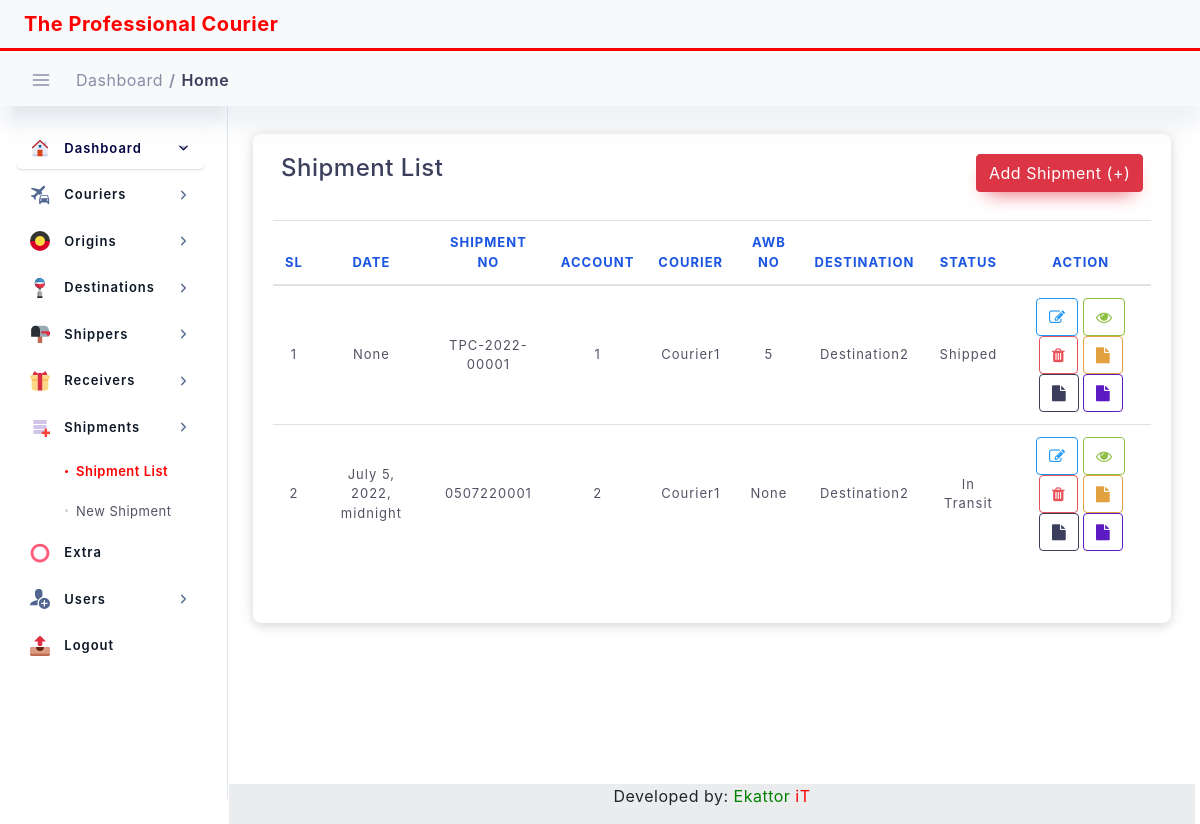
Before: /transaction/all-shipment with the older database file.
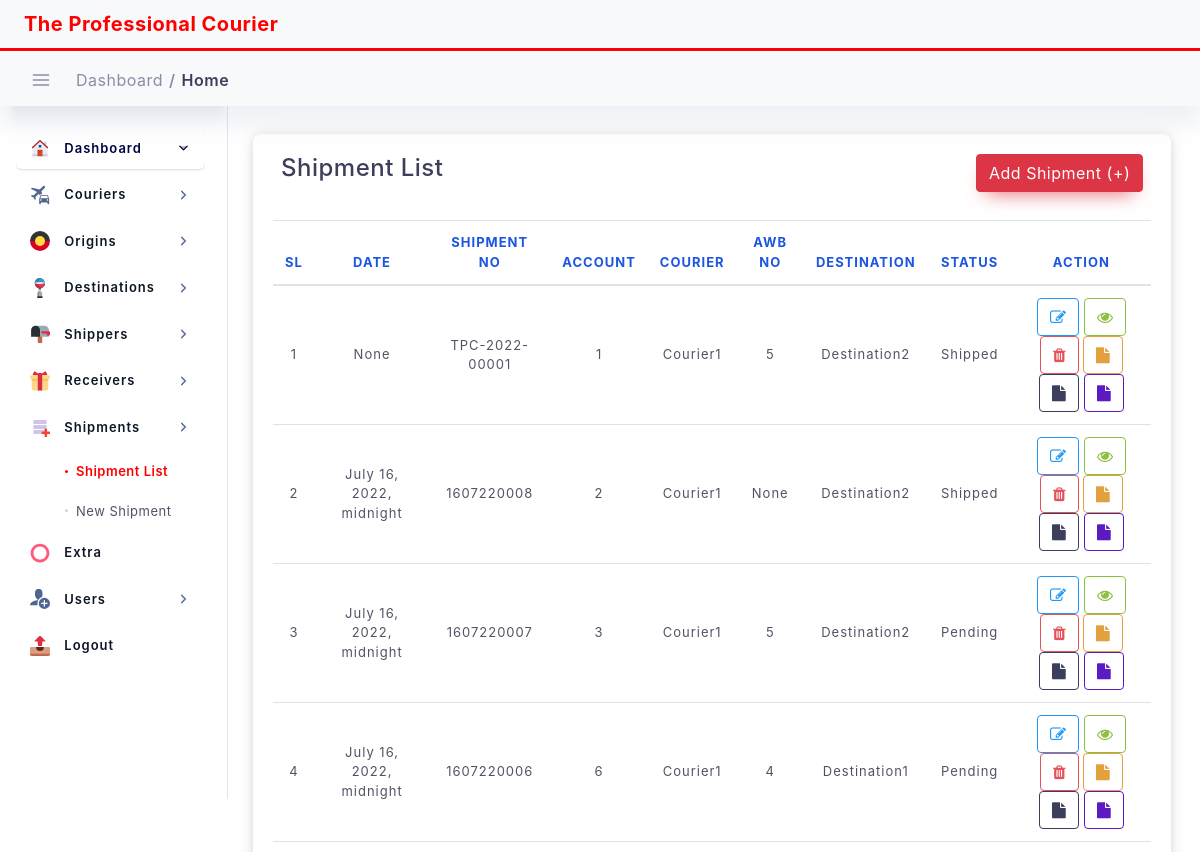
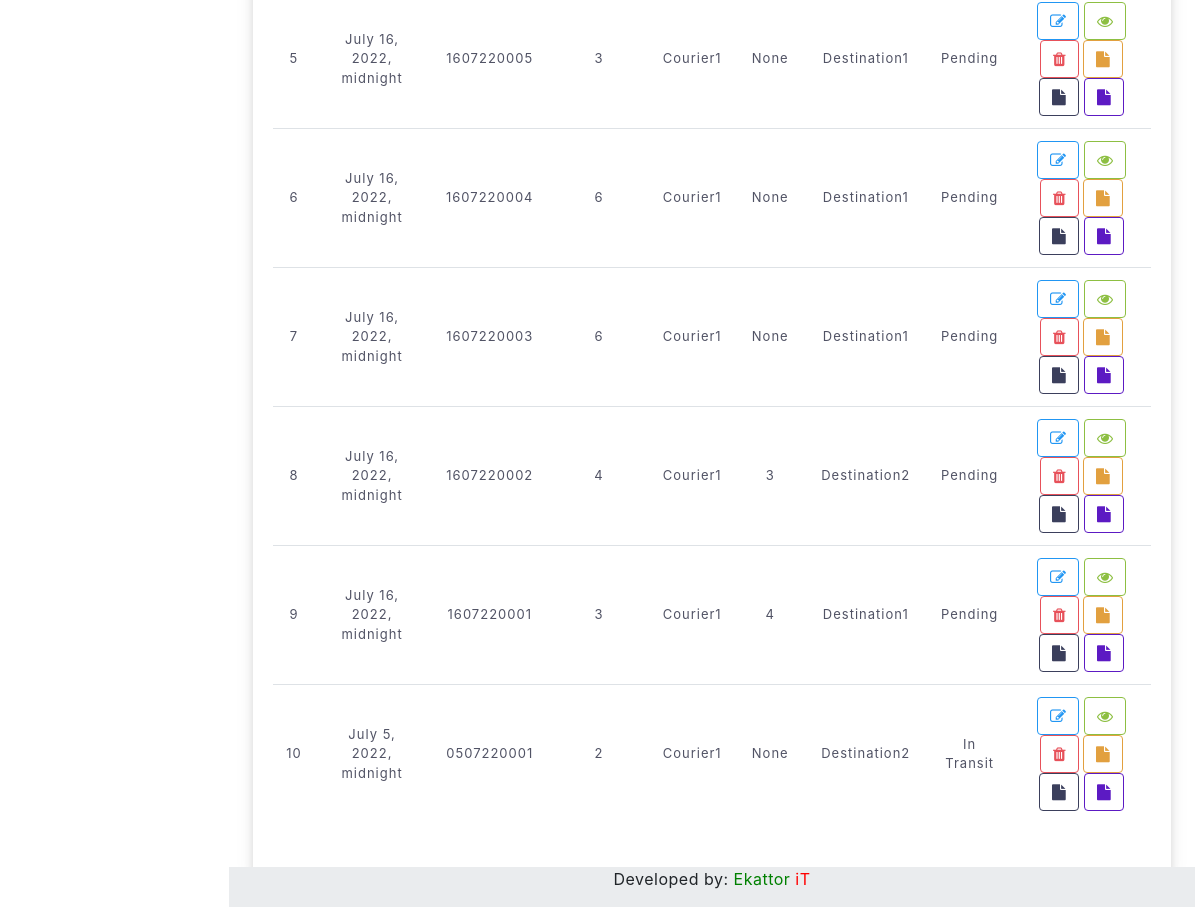
After: the same page with the newer database file (2 pictures, top to bottom).
### transaction/models.py (models this page shows, shortened)
class Transaction(models.Model):
    created_at = models.DateTimeField(blank=True, null=True, auto_now_add=True)
    updated_at = models.DateTimeField(blank=True, null=True, auto_now=True)
    shipment_date = models.DateTimeField(blank=True, null=True, )
    shipment_no = models.CharField(max_length=100, primary_key=True, default=shipment_no_generate)
    shipper_account = models.CharField(max_length=100)
    shipper = models.ForeignKey(Sender, on_delete=models.DO_NOTHING, )
    shipper_address = models.CharField(max_length=200,)
    shipper_city = models.CharField(max_length=200,)
    shipper_state = models.CharField(max_length=200, blank=True, null=True)
    shipper_zip = models.CharField(max_length=200,)
    shipper_name = models.CharField(max_length=200, blank=True, null=True)
    shipper_mobile = models.CharField(max_length=20, blank=True, null=True)
    shipper_telephone = models.CharField(max_length=20, blank=True, null=True)
    origin_country = models.ForeignKey(Origin, on_delete=models.DO_NOTHING, )
    receiver = models.ForeignKey(Receiver, on_delete=models.DO_NOTHING, )
    receiver_address = models.CharField(max_length=200,)
    receiver_city = models.CharField(max_length=200,)
    receiver_state = models.CharField(max_length=200, blank=True, null=True)
    receiver_zip = models.CharField(max_length=200,)
    receiver_name = models.CharField(max_length=200, blank=True, null=True)
    receiver_mobile = models.CharField(max_length=20, blank=True, null=True)
    receiver_telephone = models.CharField(max_length=20, blank=True, null=True)
    destination_country = models.ForeignKey(Destination, on_delete=models.DO_NOTHING, )
    ref_no = models.CharField(max_length=200, blank=True, null=True)
    courier = models.ForeignKey(Courier, on_delete=models.DO_NOTHING, )
    awb_no = models.CharField(max_length=200, blank=True, null=True)
    piece = models.IntegerField(blank=True, null=True, default=1)
    weight = models.DecimalField(max_digits=20, decimal_places=2, blank=True, null=True)
    CONTENT_CHOICES = (
        ('Sample', 'Sample'),
        ('Document', 'Document'),
        ('Envelope', 'Envelope'),
    )
    content = models.CharField(max_length=20, choices=CONTENT_CHOICES, default='Sample')
    remark = models.CharField(max_length=200, blank=True, null=True)
    height = models.DecimalField(max_digits=20, decimal_places=2, blank=True, null=True)
    width = models.DecimalField(max_digits=20, decimal_places=2, blank=True, null=True)
    length = models.DecimalField(max_digits=20, decimal_places=2, blank=True, null=True)
    pickup_by = models.CharField(max_length=200, blank=True, null=True)
    pickup_date = models.DateField(blank=True, null=True)
    CURRENCY_CHOICES = (
        ('BDT', 'BDT'),
        ('USD', 'USD'),
        ('EURO', 'EURO'),
    )
    currency = models.CharField(max_length=20, choices=CURRENCY_CHOICES, default='BDT')
    prepaid_amount = models.DecimalField(max_digits=20, decimal_places=2, blank=True, null=True)
    collect_amount = models.DecimalField(max_digits=20, decimal_places=2, blank=True, null=True)
    third_party_amount = models.DecimalField(max_digits=20, decimal_places=2, blank=True, null=True)
    cheque_no = models.CharField(max_length=200, blank=True, null=True)
    account_no = models.CharField(max_length=200, blank=True, null=True)
    barcode = models.ImageField(upload_to='barcode', blank=True, null=True)
    STATUS_CHOICES = (
        ('Pending', 'Pending'),
        ('In Transit', 'In Transit'),
        ('Shipped', 'Shipped'),
        ('Out For Delivery', 'Out For Delivery'),
        ('Delivered', 'Delivered'),
    )
    status = models.CharField(max_length=20, choices=STATUS_CHOICES, default='Pending')
    author = models.ForeignKey(User, on_delete=models.DO_NOTHING, )
    is_active = models.BooleanField(default=True)

### dataset/models.py (models this page shows)
class Courier(models.Model):
    name = models.CharField(max_length=100)
    address = models.CharField(max_length=200, blank=True, null=True)
    mobile = models.CharField(max_length=15, blank=True, null=True)
    email = models.CharField(max_length=100, blank=True, null=True)
    remark = models.CharField(max_length=200, blank=True, null=True)
    def __str__(self):
        return self.name

class Destination(models.Model):
    name = models.CharField(max_length=50)
    code = models.CharField(max_length=200, blank=True, null=True)
    remark = models.CharField(max_length=200, blank=True, null=True)
    def __str__(self):
        return self.name

### transaction/views.py (the view)
# urls.py: path('all-shipment', views.AllShipmentListView.as_view(), name="all-shipments"),
class AllShipmentListView(ListView):
    model = Transaction  # Model I want to Covert to List
    template_name = 'shipment.html'  # Template Name
    context_object_name = 'shipment'  # Change default name of objectList
    ordering = ['-shipment_no']  # Ordering post LIFO
    paginate_by = 20  # number of page I want to show in single page
    def get_context_data(self, **kwargs):
        context = super().get_context_data(**kwargs)
        context["title"] = "Shipment List"
        context["nav_bar"] = "shipment_list"
        context['shipment'] = self.model.objects.all().order_by('-shipment_no')
        return context

### templates/shipment.html (shortened to what this page needs)
{% extends "base.html" %}
{% load static %}
{% block content %}
<div class="col-lg-12 p-4">
    <div class="statbox widget box box-shadow">
        <div class="widget-header">
            <div class="row">
                <div class="mb-1 col-lg-8">
                    <h4>Shipment List</h4>
                </div>
                <div class="mb-1 col-lg-4">
                    <a href="{% url 'new-shipment' %}" class="btn btn-danger float-right">Add Shipment (+)</a>
                </div>
            </div>
        </div>
        <br>
        <div class="scrollme">
            <table id="dataTable" class="table table-hover">
                <thead>
                <tr>
                    <th style="text-align:center">SL</th>
                    <th style="text-align:center">Date</th>
                    <th style="text-align:center">Shipment No</th>
                    <th style="text-align:center">Account</th>
                    <th style="text-align:center">Courier</th>
                    <th style="text-align:center">Awb No</th>
                    <th style="text-align:center">Destination</th>
                    <th style="text-align:center">Status</th>
                    <th style="text-align:center">Action</th>
                </tr>
                </thead>
                <tbody>
                {% for item in shipment %}
                <tr>
                    <td style="text-align:center">{{forloop.counter}}</td>
                    <td style="text-align:center">{{item.shipment_date}}</td>
                    <td style="text-align:center">{{item.shipment_no}}</td>
                    <td style="text-align:center">{{item.shipper_account}}</td>
                    <td style="text-align:center">{{item.courier}}</td>
                    <td style="text-align:center">{{item.awb_no}}</td>
                    <td style="text-align:center">{{item.destination_country}}</td>
                    <td style="text-align:center">{{item.status}}</td>
                    <td style="text-align:center">
                       <a href="{% url 'update_shipment' item.shipment_no %}">
                            <button class="btn btn-outline-info"><i class="fa fa-edit"> </i></button>
                       </a>
                        <a href="{% url 'detail_shipment' item.shipment_no %}">
                            <button class="btn btn-outline-success"><i class="fa fa-eye"> </i></button>
                       </a>
                        <button class="btn btn-outline-danger" data-toggle="modal"
                                            data-target="#deletemodal{{item.shipment_no}}">
                                        <i class="fa fa-trash"></i>
                        </button>
                        <a href="{% url 'print-invoice' item.shipment_no %}">
                            <button class="btn btn-outline-warning"><i class="fa fa-file"> </i></button>
                       </a>
                        <a href="{% url 'airway-bill' item.shipment_no %}">
                            <button class="btn btn-outline-dark"><i class="fa fa-file"> </i></button>
                       </a>
                        <a href="{% url 'money-receipt' item.shipment_no %}">
                            <button class="btn btn-outline-secondary"><i class="fa fa-file"> </i></button>
                       </a>
                    </td>
                </tr>
                {% endfor %}
                </tbody>
            </table>
            <div class="d-flex justify-content-center">
            </div>
        </div>
    </div>
</div>
{% endblock content %}

Changed rows visible on the page:
added Transaction: shipment_date "July 16, 2022, midnight", shipment_no "1607220008", shipper_account "2", courier "Courier1", awb_no "None", destination_country "Destination2", status "Shipped"
added Transaction: shipment_date "July 16, 2022, midnight", shipment_no "1607220007", shipper_account "3", courier "Courier1", awb_no "5", destination_country "Destination2", status "Pending"
added Transaction: shipment_date "July 16, 2022, midnight", shipment_no "1607220006", shipper_account "6", courier "Courier1", awb_no "4", destination_country "Destination1", status "Pending"
added Transaction: shipment_date "July 16, 2022, midnight", shipment_no "1607220005", shipper_account "3", courier "Courier1", awb_no "None", destination_country "Destination1", status "Pending"
added Transaction: shipment_date "July 16, 2022, midnight", shipment_no "1607220004", shipper_account "6", courier "Courier1", awb_no "None", destination_country "Destination1", status "Pending"
added Transaction: shipment_date "July 16, 2022, midnight", shipment_no "1607220003", shipper_account "6", courier "Courier1", awb_no "None", destination_country "Destination1", status "Pending"
added Transaction: shipment_date "July 16, 2022, midnight", shipment_no "1607220002", shipper_account "4", courier "Courier1", awb_no "3", destination_country "Destination2", status "Pending"
added Transaction: shipment_date "July 16, 2022, midnight", shipment_no "1607220001", shipper_account "3", courier "Courier1", awb_no "4", destination_country "Destination1", status "Pending"
